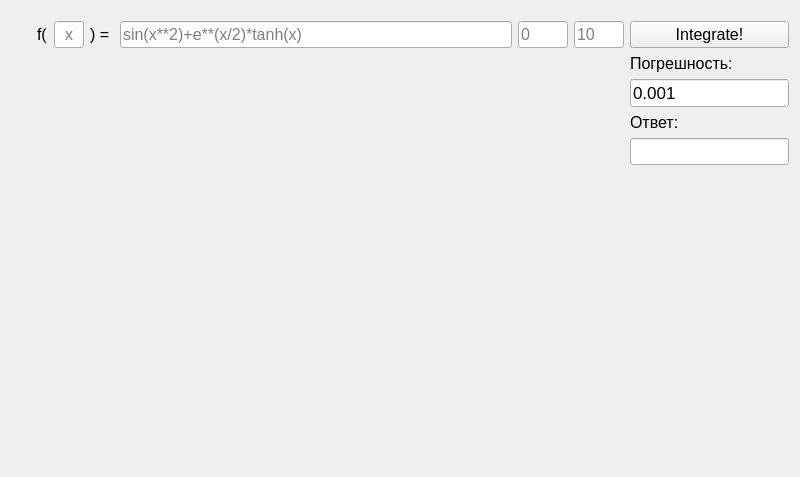
<?xml version="1.0" encoding="UTF-8"?>
<ui version="4.0">
 <class>Form</class>
 <widget class="QWidget" name="Form">
  <property name="geometry">
   <rect>
    <x>0</x>
    <y>0</y>
    <width>800</width>
    <height>477</height>
   </rect>
  </property>
  <property name="font">
   <font>
    <pointsize>12</pointsize>
   </font>
  </property>
  <property name="windowTitle">
   <string>Form</string>
  </property>
  <layout class="QGridLayout" name="gridLayout_2">
   <item row="1" column="0">
    <layout class="QGridLayout" name="main_layout">
     <item row="0" column="7">
      <widget class="QPushButton" name="integrate_btn">
       <property name="text">
        <string>Integrate!</string>
       </property>
      </widget>
     </item>
     <item row="0" column="3">
      <widget class="QLabel" name="label_2">
       <property name="text">
        <string>) = </string>
       </property>
      </widget>
     </item>
     <item row="0" column="0">
      <spacer name="horizontalSpacer">
       <property name="orientation">
        <enum>Qt::Horizontal</enum>
       </property>
       <property name="sizeType">
        <enum>QSizePolicy::Minimum</enum>
       </property>
       <property name="sizeHint" stdset="0">
        <size>
         <width>20</width>
         <height>20</height>
        </size>
       </property>
      </spacer>
     </item>
     <item row="0" column="2">
      <widget class="QLineEdit" name="var_lne">
       <property name="sizePolicy">
        <sizepolicy hsizetype="Fixed" vsizetype="Fixed">
         <horstretch>0</horstretch>
         <verstretch>0</verstretch>
        </sizepolicy>
       </property>
       <property name="maximumSize">
        <size>
         <width>30</width>
         <height>16777215</height>
        </size>
       </property>
       <property name="text">
        <string/>
       </property>
       <property name="alignment">
        <set>Qt::AlignCenter</set>
       </property>
       <property name="placeholderText">
        <string>x</string>
       </property>
      </widget>
     </item>
     <item row="0" column="5">
      <widget class="QLineEdit" name="low_lne">
       <property name="sizePolicy">
        <sizepolicy hsizetype="Maximum" vsizetype="Fixed">
         <horstretch>0</horstretch>
         <verstretch>0</verstretch>
        </sizepolicy>
       </property>
       <property name="maximumSize">
        <size>
         <width>50</width>
         <height>16777215</height>
        </size>
       </property>
       <property name="placeholderText">
        <string>0</string>
       </property>
      </widget>
     </item>
     <item row="0" column="6">
      <widget class="QLineEdit" name="up_lne">
       <property name="sizePolicy">
        <sizepolicy hsizetype="Maximum" vsizetype="Fixed">
         <horstretch>0</horstretch>
         <verstretch>0</verstretch>
        </sizepolicy>
       </property>
       <property name="maximumSize">
        <size>
         <width>50</width>
         <height>16777215</height>
        </size>
       </property>
       <property name="placeholderText">
        <string>10</string>
       </property>
      </widget>
     </item>
     <item row="1" column="7">
      <layout class="QVBoxLayout" name="verticalLayout_4">
       <item>
        <widget class="QLabel" name="label_4">
         <property name="text">
          <string>Погрешность:</string>
         </property>
        </widget>
       </item>
       <item>
        <widget class="QLineEdit" name="err_lne">
         <property name="sizePolicy">
          <sizepolicy hsizetype="Minimum" vsizetype="Fixed">
           <horstretch>0</horstretch>
           <verstretch>0</verstretch>
          </sizepolicy>
         </property>
         <property name="font">
          <font>
           <pointsize>13</pointsize>
          </font>
         </property>
         <property name="inputMask">
          <string/>
         </property>
         <property name="text">
          <string>0.001</string>
         </property>
         <property name="placeholderText">
          <string/>
         </property>
        </widget>
       </item>
       <item>
        <widget class="QLabel" name="label_3">
         <property name="text">
          <string>Ответ:</string>
         </property>
        </widget>
       </item>
       <item>
        <widget class="QLineEdit" name="ans_lne">
         <property name="sizePolicy">
          <sizepolicy hsizetype="Minimum" vsizetype="Fixed">
           <horstretch>0</horstretch>
           <verstretch>0</verstretch>
          </sizepolicy>
         </property>
         <property name="readOnly">
          <bool>true</bool>
         </property>
        </widget>
       </item>
       <item>
        <spacer name="verticalSpacer_2">
         <property name="orientation">
          <enum>Qt::Vertical</enum>
         </property>
         <property name="sizeHint" stdset="0">
          <size>
           <width>20</width>
           <height>40</height>
          </size>
         </property>
        </spacer>
       </item>
      </layout>
     </item>
     <item row="0" column="1">
      <widget class="QLabel" name="label">
       <property name="text">
        <string>f(</string>
       </property>
      </widget>
     </item>
     <item row="0" column="4">
      <widget class="QLineEdit" name="func_lne">
       <property name="placeholderText">
        <string>sin(x**2)+e**(x/2)*tanh(x)</string>
       </property>
      </widget>
     </item>
     <item row="1" column="0" colspan="7">
      <widget class="QWidget" name="plot_wdg" native="true">
       <layout class="QGridLayout" name="gridLayout_3">
        <item row="0" column="0">
         <layout class="QGridLayout" name="plot_layout"/>
        </item>
       </layout>
      </widget>
     </item>
    </layout>
   </item>
   <item row="0" column="0">
    <spacer name="verticalSpacer">
     <property name="orientation">
      <enum>Qt::Vertical</enum>
     </property>
     <property name="sizeType">
      <enum>QSizePolicy::Fixed</enum>
     </property>
     <property name="sizeHint" stdset="0">
      <size>
       <width>20</width>
       <height>10</height>
      </size>
     </property>
    </spacer>
   </item>
  </layout>
 </widget>
 <resources/>
 <connections/>
</ui>
